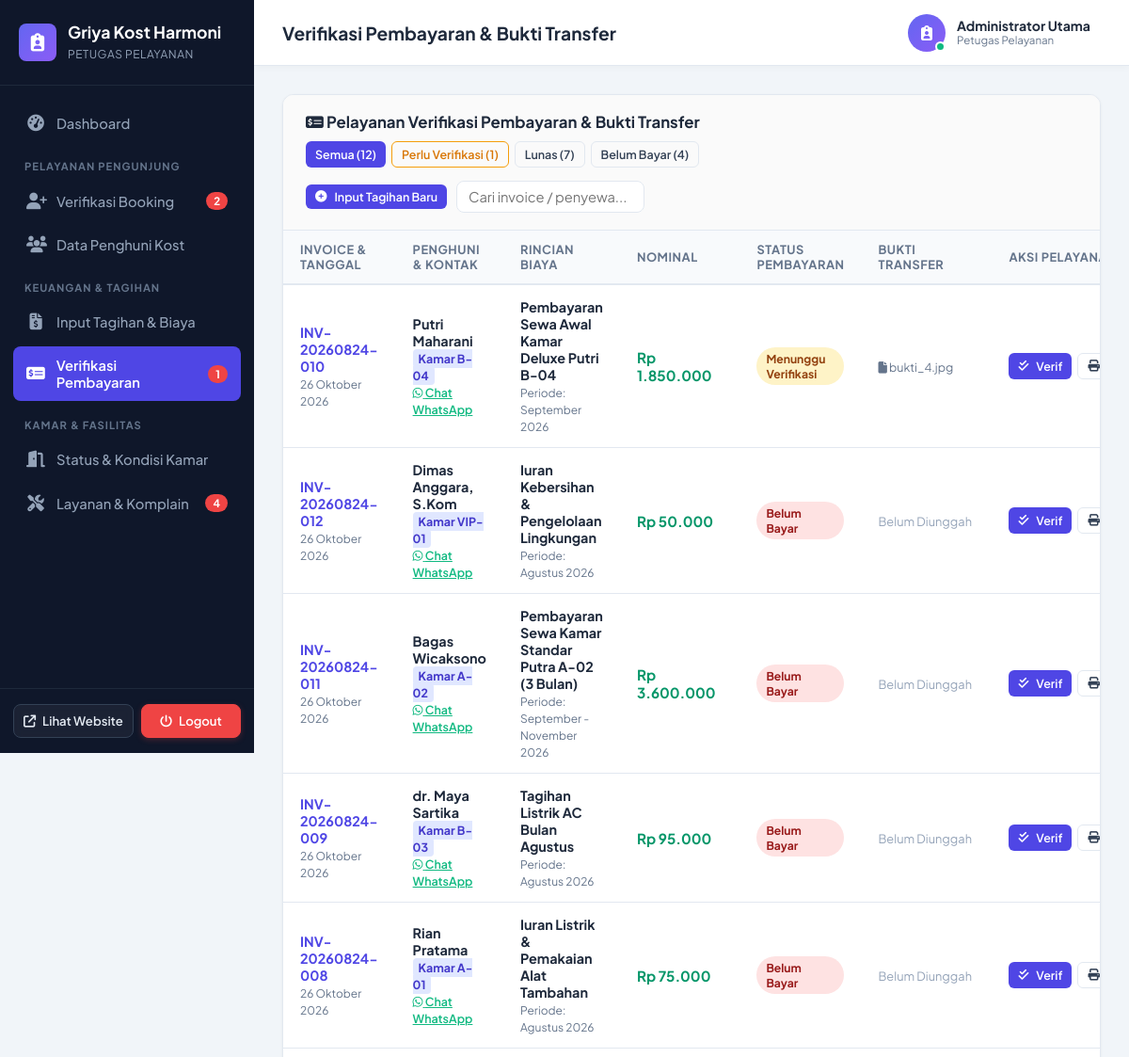
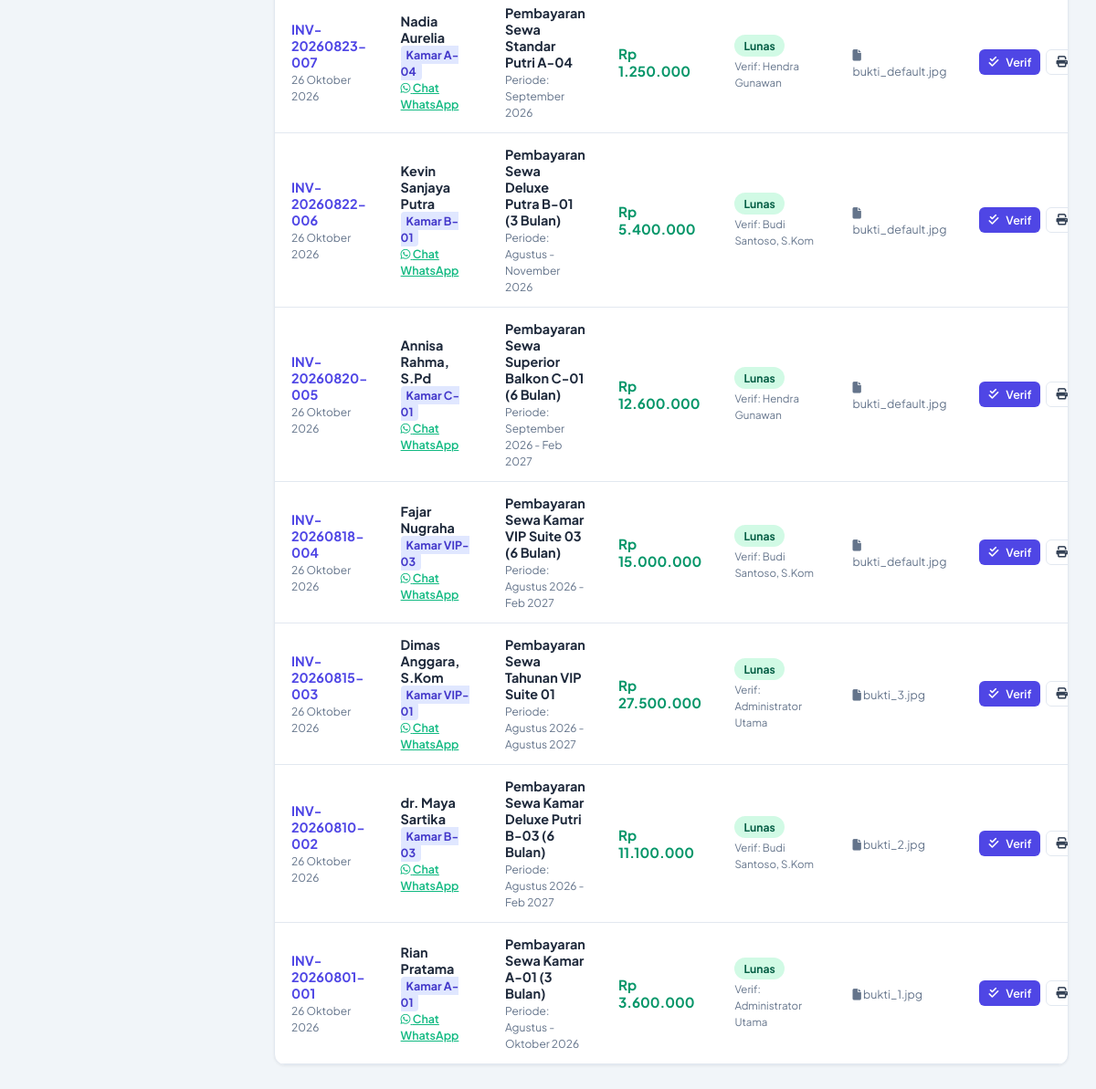
Page /petugas/tagihan_list.php (signed in) on the committed database (2 pictures, top to bottom).
### tables this page shows
CREATE TABLE `tbl_pengaturan` (
  `id` int(11) NOT NULL AUTO_INCREMENT,
  `nama_kost` varchar(100) NOT NULL DEFAULT 'Griya Kost Harmoni',
  `slogan` varchar(255) DEFAULT 'Hunian Modern, Bersih, Nyaman, Aman, dan Strategis',
  `logo` varchar(255) DEFAULT 'logo.png',
  `banner` varchar(255) DEFAULT 'banner.jpg',
  `deskripsi` text DEFAULT NULL,
  `alamat` text DEFAULT NULL,
  `kota` varchar(100) DEFAULT 'Jakarta Selatan',
  `no_telepon` varchar(20) DEFAULT '021-88997766',
  `no_wa` varchar(20) DEFAULT '081234567890',
  `email` varchar(100) DEFAULT 'kontak@griyakostharmoni.com',
  `nama_bank` varchar(50) DEFAULT 'Bank BCA',
  `no_rekening` varchar(50) DEFAULT '8830129841',
  `atas_nama` varchar(100) DEFAULT 'Griya Kost Harmoni',
  `qris_image` varchar(255) DEFAULT NULL,
  `updated_at` timestamp NOT NULL DEFAULT CURRENT_TIMESTAMP ON UPDATE CURRENT_TIMESTAMP,
  PRIMARY KEY (`id`)
);

CREATE TABLE `tbl_users` (
  `id_user` int(11) NOT NULL AUTO_INCREMENT,
  `username` varchar(50) NOT NULL UNIQUE,
  `password` varchar(255) NOT NULL,
  `nama_lengkap` varchar(100) NOT NULL,
  `email` varchar(100) NOT NULL UNIQUE,
  `no_hp` varchar(20) NOT NULL,
  `role` enum('admin','petugas','pengunjung') NOT NULL DEFAULT 'pengunjung',
  `foto` varchar(255) DEFAULT 'default_user.png',
  `alamat_asal` text DEFAULT NULL,
  `pekerjaan` varchar(100) DEFAULT 'Mahasiswa / Karyawan',
  `no_ktp` varchar(30) DEFAULT NULL,
  `status_aktif` enum('aktif','nonaktif') NOT NULL DEFAULT 'aktif',
  `created_at` timestamp NOT NULL DEFAULT CURRENT_TIMESTAMP,
  PRIMARY KEY (`id_user`)
);

CREATE TABLE `tbl_tagihan_pembayaran` (
  `id_tagihan` int(11) NOT NULL AUTO_INCREMENT,
  `kode_tagihan` varchar(30) NOT NULL UNIQUE,
  `id_booking` int(11) DEFAULT NULL,
  `id_user` int(11) NOT NULL,
  `id_kamar` int(11) NOT NULL,
  `judul_tagihan` varchar(150) NOT NULL,
  `jenis_biaya` enum('sewa_kost','listrik','kebersihan','denda','lainnya') NOT NULL DEFAULT 'sewa_kost',
  `periode_bulan` varchar(30) NOT NULL,
  `nominal` decimal(12,2) NOT NULL,
  `tgl_jatuh_tempo` date NOT NULL,
  `status_pembayaran` enum('belum_bayar','menunggu_verifikasi','lunas','ditolak') NOT NULL DEFAULT 'belum_bayar',
  `bukti_transfer` varchar(255) DEFAULT NULL,
  `tgl_bayar` datetime DEFAULT NULL,
  `metode_pembayaran` varchar(50) DEFAULT 'Transfer Bank',
  `catatan_pembayar` text DEFAULT NULL,
  `catatan_petugas` text DEFAULT NULL,
  `diverifikasi_oleh` int(11) DEFAULT NULL,
  `created_at` timestamp NOT NULL DEFAULT CURRENT_TIMESTAMP,
  PRIMARY KEY (`id_tagihan`),
  KEY `fk_tagihan_user` (`id_user`),
  KEY `fk_tagihan_kamar` (`id_kamar`),
  KEY `fk_tagihan_booking` (`id_booking`),
  CONSTRAINT `fk_tagihan_user` FOREIGN KEY (`id_user`) REFERENCES `tbl_users` (`id_user`) ON DELETE CASCADE,
  CONSTRAINT `fk_tagihan_kamar` FOREIGN KEY (`id_kamar`) REFERENCES `tbl_kamar` (`id_kamar`) ON DELETE CASCADE,
  CONSTRAINT `fk_tagihan_booking` FOREIGN KEY (`id_booking`) REFERENCES `tbl_booking` (`id_booking`) ON DELETE SET NULL
);

CREATE TABLE `tbl_kamar` (
  `id_kamar` int(11) NOT NULL AUTO_INCREMENT,
  `id_kategori` int(11) NOT NULL,
  `nomor_kamar` varchar(20) NOT NULL UNIQUE,
  `nama_kamar` varchar(100) NOT NULL,
  `lantai` int(11) NOT NULL DEFAULT 1,
  `ukuran` varchar(20) NOT NULL DEFAULT '3x4 meter',
  `harga_per_bulan` decimal(12,2) NOT NULL,
  `harga_per_tahun` decimal(12,2) DEFAULT NULL,
  `harga_per_hari` decimal(12,2) DEFAULT NULL,
  `status` enum('tersedia','terisi','renovasi') NOT NULL DEFAULT 'tersedia',
  `foto_utama` varchar(255) DEFAULT 'kamar_default.jpg',
  `deskripsi` text DEFAULT NULL,
  `created_at` timestamp NOT NULL DEFAULT CURRENT_TIMESTAMP,
  PRIMARY KEY (`id_kamar`),
  KEY `fk_kamar_kategori` (`id_kategori`),
  CONSTRAINT `fk_kamar_kategori` FOREIGN KEY (`id_kategori`) REFERENCES `tbl_kategori_kamar` (`id_kategori`) ON DELETE CASCADE
);

### petugas/tagihan_list.php (the view, shortened to what the rows shown need)
<?php
require_once __DIR__ . '/../koneksi.php';
require_once __DIR__ . '/../config/helper.php';
$where = "WHERE 1=1";
$tagihan_list = mysqli_query($conn, "SELECT t.*, u.nama_lengkap, u.no_hp, u.email, k.nomor_kamar, k.nama_kamar, v.nama_lengkap as verifikator_nama
                                     FROM tbl_tagihan_pembayaran t
                                     JOIN tbl_users u ON t.id_user = u.id_user
                                     JOIN tbl_kamar k ON t.id_kamar = k.id_kamar
                                     LEFT JOIN tbl_users v ON t.diverifikasi_oleh = v.id_user
                                     $where ORDER BY (t.status_pembayaran = 'menunggu_verifikasi') DESC, t.id_tagihan DESC");
require_once __DIR__ . '/header.php';
?>
<div class="card">
    <div class="card-body" style="padding: 0;">
        <div class="table-responsive">
            <table class="data-table" id="petugasTagihanTable">
                <thead>
                    <tr>
                        <th>Invoice & Tanggal</th>
                        <th>Penghuni & Kontak</th>
                        <th>Rincian Biaya</th>
                        <th>Nominal</th>
                        <th>Status Pembayaran</th>
                        <th>Bukti Transfer</th>
                        <th>Aksi Pelayanan</th>
                    </tr>
                </thead>
                <tbody>
                    <?php if ($tagihan_list && mysqli_num_rows($tagihan_list) > 0): ?>
                        <?php while ($t = mysqli_fetch_assoc($tagihan_list)):
                            $statusBadges = [
                                'belum_bayar' => 'badge-danger',
                                'menunggu_verifikasi' => 'badge-warning',
                                'lunas' => 'badge-success',
                                'ditolak' => 'badge-secondary'
                            ][$t['status_pembayaran']] ?? 'badge-secondary';
                            $bukti_path = '../uploads/bukti/' . ($t['bukti_transfer'] ?? '');
                            $has_bukti = (!empty($t['bukti_transfer']) && file_exists($bukti_path));
                        ?>
                            <tr>
                                <td>
                                    <b style="color: var(--adm-primary);"><?= htmlspecialchars($t['kode_tagihan']) ?></b><br>
                                    <small style="color: var(--adm-muted);"><?= tgl_indo($t['created_at']) ?></small>
                                </td>
                                <td>
                                    <b><?= htmlspecialchars($t['nama_lengkap']) ?></b><br>
                                    <span style="font-size: 0.78rem; background: #e0e7ff; color: #4338ca; padding: 2px 6px; border-radius: 4px; font-weight: 700;">
                                        Kamar <?= htmlspecialchars($t['nomor_kamar']) ?>
                                    </span>
                                    <br>
                                    <a href="https://wa.me/<?= preg_replace('/[^0-9]/', '', $t['no_hp']) ?>?text=Halo%20<?= urlencode($t['nama_lengkap']) ?>,%20mengenai%20tagihan%20kost%20<?= urlencode($t['kode_tagihan']) ?>" target="_blank" style="color: #10b981; font-size: 0.78rem; font-weight: 600;">
                                        <i class="fa-brands fa-whatsapp"></i> Chat WhatsApp
                                    </a>
                                </td>
                                <td>
                                    <b><?= htmlspecialchars($t['judul_tagihan']) ?></b><br>
                                    <small style="color: var(--adm-muted);">Periode: <?= htmlspecialchars($t['periode_bulan']) ?></small>
                                </td>
                                <td>
                                    <b style="color: #059669; font-size: 0.95rem;"><?= format_rupiah($t['nominal']) ?></b>
                                </td>
                                <td>
                                    <span class="badge <?= $statusBadges ?>"><?= str_replace('_', ' ', ucfirst($t['status_pembayaran'])) ?></span>
                                    <?php if (!empty($t['verifikator_nama'])): ?>
                                        <br><small style="font-size: 0.72rem; color: var(--adm-muted);">Verif: <?= htmlspecialchars($t['verifikator_nama']) ?></small>
                                    <?php endif; ?>
                                </td>
                                <td>
                                    <?php if ($has_bukti): ?>
                                        <button type="button" class="btn btn-outline btn-sm" onclick="openImageModal('<?= $bukti_path ?>')" style="color: #4f46e5; border-color: #cbd5e1;">
                                            <i class="fa-solid fa-image"></i> Pratinjau Foto
                                        </button>
                                    <?php elseif (!empty($t['bukti_transfer'])): ?>
                                        <span style="color: var(--adm-muted); font-size: 0.78rem;"><i class="fa-solid fa-file"></i> <?= htmlspecialchars($t['bukti_transfer']) ?></span>
                                    <?php else: ?>
                                        <span style="color: #94a3b8; font-size: 0.8rem;">Belum Diunggah</span>
                                    <?php endif; ?>
                                </td>
                                <td>
                                    <div style="display: flex; gap: 6px;">
                                        <button type="button" class="btn btn-primary btn-sm" onclick='modalPetugasTagihan(<?= json_encode($t, JSON_HEX_TAG | JSON_HEX_APOS | JSON_HEX_QUOT | JSON_HEX_AMP) ?>)' title="Verifikasi">
                                            <i class="fa-solid fa-check-double"></i> Verif
                                        </button>
                                        <a href="../user/invoice.php?id=<?= $t['id_tagihan'] ?>" target="_blank" class="btn btn-outline btn-sm" title="Lihat Kuitansi">
                                            <i class="fa-solid fa-print"></i> Kuitansi
                                        </a>
                                    </div>
                                </td>
                            </tr>
                        <?php endwhile; ?>
                    <?php else: ?>
                        <tr><td colspan="7" style="text-align: center; color: var(--adm-muted); padding: 24px;">Tidak ada data tagihan pembayaran pada kategori ini.</td></tr>
                    <?php endif; ?>
                </tbody>
            </table>
        </div>
    </div>
</div>
<?php require_once __DIR__ . '/footer.php'; ?>

### petugas/header.php (shortened to what the rows shown need)
<?php
require_once __DIR__ . '/../koneksi.php';
require_once __DIR__ . '/../config/helper.php';
$profil = get_profil_kost($conn);
$curr_user = get_current_user_data($conn);
?>
<!DOCTYPE html>
<html lang="id">
<head>
    <link rel="stylesheet" href="../assets/css/admin.css?v=<?= time() ?>">
    <link rel="stylesheet" href="https://cdnjs.cloudflare.com/ajax/libs/font-awesome/6.4.0/css/all.min.css">
</head>
<body>
<div class="admin-layout">
    <aside class="sidebar">
        <div class="sidebar-header">
            <div>
                <h2 class="sidebar-title"><?= htmlspecialchars($profil['nama_kost']) ?></h2>
                <span class="sidebar-subtitle">Petugas Pelayanan</span>
            </div>
        </div>
    </aside>
    <div class="main-wrapper">
        <header class="topbar">
            <div class="topbar-right">
                <div class="user-profile-btn" style="cursor: default;">
                    <div class="user-info">
                        <span class="user-name"><?= htmlspecialchars($curr_user['nama_lengkap'] ?? 'Petugas') ?></span>
                        <span class="user-role-badge">Petugas Pelayanan</span>
                    </div>
                </div>
            </div>
        </header>
        <main class="page-content">

### rows in the picture
tbl_pengaturan: nama_kost "Griya Kost Harmoni"
tbl_users: nama_lengkap "Administrator Utama"
tbl_tagihan_pembayaran: kode_tagihan "INV-20260824-010", created_at "26 Oktober 2026", id_user.nama_lengkap "Putri Maharani", id_kamar.nomor_kamar "B-04", judul_tagihan "Pembayaran Sewa Awal Kamar Deluxe Putri B-04", periode_bulan "September 2026", nominal "Rp 1.850.000", status_pembayaran "Menunggu Verifikasi", bukti_transfer "bukti_4.jpg"
tbl_tagihan_pembayaran: kode_tagihan "INV-20260824-012", created_at "26 Oktober 2026", id_user.nama_lengkap "Dimas Anggara, S.Kom", id_kamar.nomor_kamar "VIP-01", judul_tagihan "Iuran Kebersihan & Pengelolaan Lingkungan", periode_bulan "Agustus 2026", nominal "Rp 50.000", status_pembayaran "Belum Bayar", shows "Belum Diunggah"
tbl_tagihan_pembayaran: kode_tagihan "INV-20260824-011", created_at "26 Oktober 2026", id_user.nama_lengkap "Bagas Wicaksono", id_kamar.nomor_kamar "A-02", judul_tagihan "Pembayaran Sewa Kamar Standar Putra A-02 (3 Bulan)", periode_bulan "September - November 2026", nominal "Rp 3.600.000", status_pembayaran "Belum Bayar", shows "Belum Diunggah"
tbl_tagihan_pembayaran: kode_tagihan "INV-20260824-009", created_at "26 Oktober 2026", id_user.nama_lengkap "dr. Maya Sartika", id_kamar.nomor_kamar "B-03", judul_tagihan "Tagihan Listrik AC Bulan Agustus", periode_bulan "Agustus 2026", nominal "Rp 95.000", status_pembayaran "Belum Bayar", shows "Belum Diunggah"
tbl_tagihan_pembayaran: kode_tagihan "INV-20260824-008", created_at "26 Oktober 2026", id_user.nama_lengkap "Rian Pratama", id_kamar.nomor_kamar "A-01", judul_tagihan "Iuran Listrik & Pemakaian Alat Tambahan", periode_bulan "Agustus 2026", nominal "Rp 75.000", status_pembayaran "Belum Bayar", shows "Belum Diunggah"
tbl_tagihan_pembayaran: kode_tagihan "INV-20260823-007", created_at "26 Oktober 2026", id_user.nama_lengkap "Nadia Aurelia", id_kamar.nomor_kamar "A-04", judul_tagihan "Pembayaran Sewa Standar Putri A-04", periode_bulan "September 2026", nominal "Rp 1.250.000", status_pembayaran "Lunas", tbl_users.nama_lengkap "Hendra Gunawan", bukti_transfer "bukti_default.jpg"
tbl_tagihan_pembayaran: kode_tagihan "INV-20260822-006", created_at "26 Oktober 2026", id_user.nama_lengkap "Kevin Sanjaya Putra", id_kamar.nomor_kamar "B-01", judul_tagihan "Pembayaran Sewa Deluxe Putra B-01 (3 Bulan)", periode_bulan "Agustus - November 2026", nominal "Rp 5.400.000", status_pembayaran "Lunas", tbl_users.nama_lengkap "Budi Santoso, S.Kom", bukti_transfer "bukti_default.jpg"
tbl_tagihan_pembayaran: kode_tagihan "INV-20260820-005", created_at "26 Oktober 2026", id_user.nama_lengkap "Annisa Rahma, S.Pd", id_kamar.nomor_kamar "C-01", judul_tagihan "Pembayaran Sewa Superior Balkon C-01 (6 Bulan)", periode_bulan "September 2026 - Feb 2027", nominal "Rp 12.600.000", status_pembayaran "Lunas", tbl_users.nama_lengkap "Hendra Gunawan", bukti_transfer "bukti_default.jpg"
tbl_tagihan_pembayaran: kode_tagihan "INV-20260818-004", created_at "26 Oktober 2026", id_user.nama_lengkap "Fajar Nugraha", id_kamar.nomor_kamar "VIP-03", judul_tagihan "Pembayaran Sewa Kamar VIP Suite 03 (6 Bulan)", periode_bulan "Agustus 2026 - Feb 2027", nominal "Rp 15.000.000", status_pembayaran "Lunas", tbl_users.nama_lengkap "Budi Santoso, S.Kom", bukti_transfer "bukti_default.jpg"
tbl_tagihan_pembayaran: kode_tagihan "INV-20260815-003", created_at "26 Oktober 2026", id_user.nama_lengkap "Dimas Anggara, S.Kom", id_kamar.nomor_kamar "VIP-01", judul_tagihan "Pembayaran Sewa Tahunan VIP Suite 01", periode_bulan "Agustus 2026 - Agustus 2027", nominal "Rp 27.500.000", status_pembayaran "Lunas", tbl_users.nama_lengkap "Administrator Utama", bukti_transfer "bukti_3.jpg"
tbl_tagihan_pembayaran: kode_tagihan "INV-20260810-002", created_at "26 Oktober 2026", id_user.nama_lengkap "dr. Maya Sartika", id_kamar.nomor_kamar "B-03", judul_tagihan "Pembayaran Sewa Kamar Deluxe Putri B-03 (6 Bulan)", periode_bulan "Agustus 2026 - Feb 2027", nominal "Rp 11.100.000", status_pembayaran "Lunas", tbl_users.nama_lengkap "Budi Santoso, S.Kom", bukti_transfer "bukti_2.jpg"
tbl_tagihan_pembayaran: kode_tagihan "INV-20260801-001", created_at "26 Oktober 2026", id_user.nama_lengkap "Rian Pratama", id_kamar.nomor_kamar "A-01", judul_tagihan "Pembayaran Sewa Kamar A-01 (3 Bulan)", periode_bulan "Agustus - Oktober 2026", nominal "Rp 3.600.000", status_pembayaran "Lunas", tbl_users.nama_lengkap "Administrator Utama", bukti_transfer "bukti_1.jpg"

### other values in the picture
$pending_booking "2"
$pending_bayar "1"
$pending_komplain "4"
$page_title "Verifikasi Pembayaran & Bukti Transfer"
$badge_counts['total'] "12"
$badge_counts['count_menunggu'] "1"
$badge_counts['count_lunas'] "7"
$badge_counts['count_belum'] "4"
